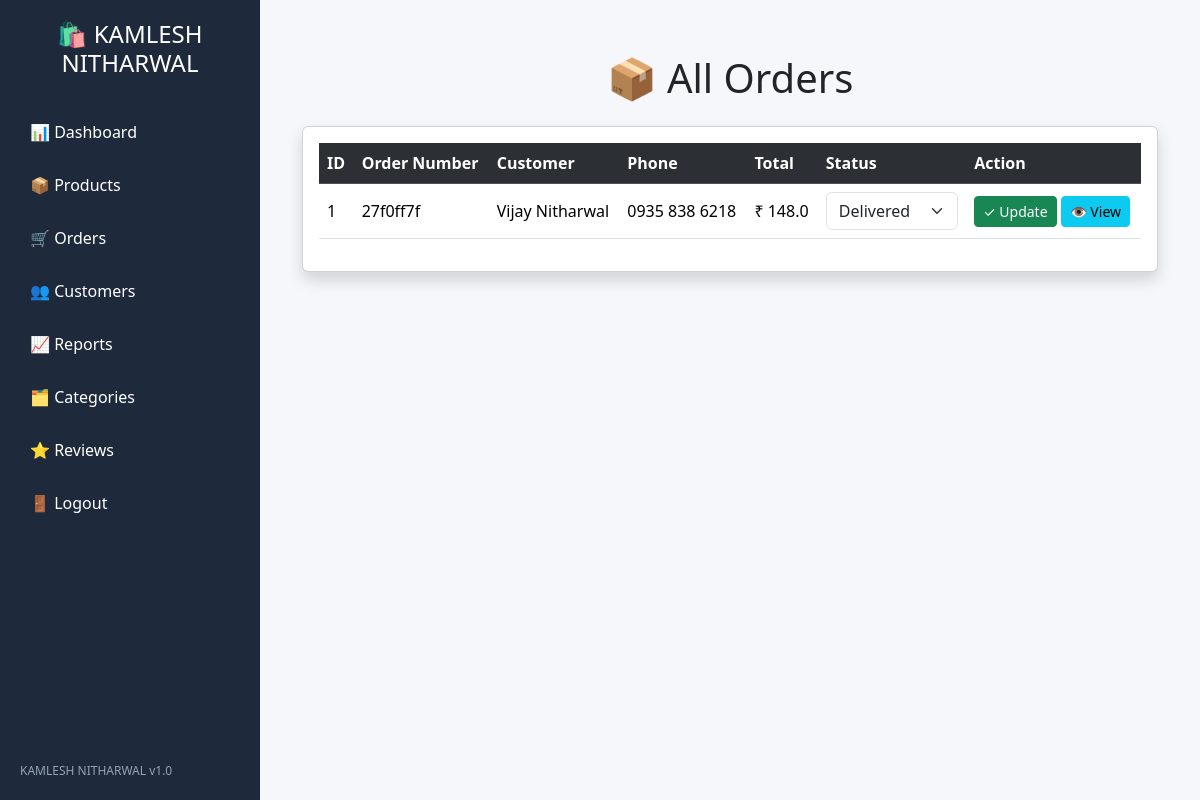
Before: /admin/orders with the older database file.
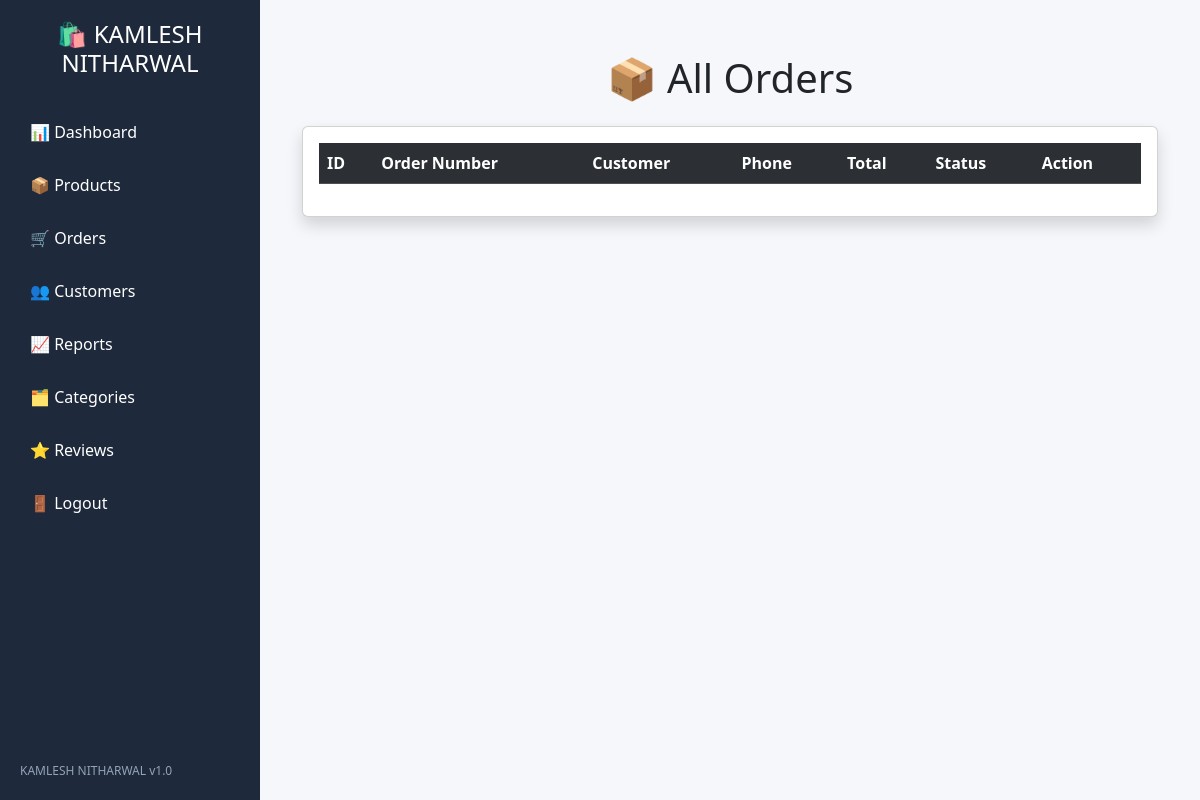
After: the same page with the newer database file.
### models/order.py (models this page shows, shortened)
class Order(db.Model):
    __tablename__ = "orders"
    id = db.Column(db.Integer, primary_key=True)
    customer_id = db.Column(
    db.Integer,
    db.ForeignKey("customers.id"),
    nullable=False
)
    order_number = db.Column(
        db.String(50),
        unique=True,
        nullable=False
    )
    customer_name = db.Column(
        db.String(200),
        nullable=False
    )
    customer_email = db.Column(
        db.String(150)
    )
    customer_phone = db.Column(
        db.String(20),
        nullable=False
    )
    address = db.Column(
        db.Text,
        nullable=False
    )
    city = db.Column(
        db.String(100)
    )
    state = db.Column(
        db.String(100)
    )
    pincode = db.Column(
        db.String(20)
    )
    subtotal = db.Column(
        db.Float,
        nullable=False
    )
    shipping_charge = db.Column(
        db.Float,
        default=0
    )
    grand_total = db.Column(
        db.Float,
        nullable=False
    )
    status = db.Column(db.String(50), default="Pending")
    payment_method = db.Column(
        db.String(50),
        default="COD"
    )
    razorpay_payment_id = db.Column(
    db.String(100)
    )
    razorpay_order_id = db.Column(
    db.String(100)
    )
    payment_status = db.Column(
        db.String(50),
        default="Pending"
    )
    order_status = db.Column(
        db.String(50),
        default="Pending"
    )
    notes = db.Column(
        db.Text
    )
    created_at = db.Column(
        db.DateTime,
        default=datetime.utcnow
    )
    updated_at = db.Column(
        db.DateTime,
        default=datetime.utcnow,
        onupdate=datetime.utcnow
    )
    items = db.relationship(
        "OrderItem",
        back_populates="order",
        cascade="all, delete-orphan",
        lazy=True
    )

### routes/admin_routes.py (the view)
@admin_bp.route("/admin/orders")
def orders():
    orders = Order.query.order_by(Order.id.desc()).all()
    return render_template(
        "admin/orders.html",
        orders=orders
    )

### app.py (called while the page is built)
@app.context_processor
def cart_count():
    cart = session.get("cart", {})
    count = sum(cart.values())
    return dict(cart_count=count)

### templates/admin/orders.html (shortened to what this page needs)
<!DOCTYPE html>
<html>
<head>
    <link href="https://cdn.jsdelivr.net/npm/bootstrap@5.3.3/dist/css/bootstrap.min.css" rel="stylesheet">
    <link rel="stylesheet"
      href="{{ url_for('static', filename='css/admin.css') }}">
</head>
<body>
{% include 'admin/sidebar.html' %}
<div class="main-content">
    <div class="container-fluid mt-4">
<h1 class="mb-4 text-center">
📦 All Orders
</h1>
<div class="card shadow">
<div class="card-body">
<div class="table-responsive">
<table class="table table-hover table-striped align-middle">
    <tr class="table-dark">
        <th>ID</th>
        <th>Order Number</th>
        <th>Customer</th>
        <th>Phone</th>
        <th>Total</th>
        <th>Status</th>
        <th>Action</th>
    </tr>
    {% for order in orders %}
    <tr>
        <td>{{ order.id }}</td>
        <td>{{ order.order_number }}</td>
        <td>{{ order.customer_name }}</td>
        <td>{{ order.customer_phone }}</td>
        <td>₹ {{ order.grand_total }}</td>
        <td>
<form method="POST"
      action="/admin/orders/update-status/{{ order.id }}">
    <select name="order_status"
            class="form-select"
            onchange="this.form.submit()">
        <option value="Delivered"
        {% if order.order_status == "Delivered" %}selected{% endif %}>
        Delivered
        </option>
    </select>
</form>
</td>
        <td>
                <button type="submit"
class="btn btn-success btn-sm">
    ✓ Update
</button>
            <a href="{{ url_for('admin.order_details', order_id=order.id) }}"
class="btn btn-info btn-sm">
    👁 View
</a>
        </td>
    </tr>
    {% endfor %}
</table>
</div>
</div>
</div>
</div>
</body>
</html>

### templates/admin/sidebar.html (shortened to what this page needs)
<div class="sidebar" id="sidebar">
    <h4 class="logo">🛍️ KAMLESH NITHARWAL</h4>
    <a href="{{ url_for('admin.dashboard') }}">📊 Dashboard</a>
    <a href="{{ url_for('admin.products') }}">📦 Products</a>
    <a href="{{ url_for('admin.orders') }}">🛒 Orders</a>
    <a href="{{ url_for('admin.customers') }}">👥 Customers</a>
    <a href="{{ url_for('admin.reports') }}">📈 Reports</a>
    <a href="{{ url_for('admin.categories') }}">🗂 Categories</a>
    <a href="{{ url_for('admin.reviews') }}">⭐ Reviews</a>
    <a href="{{ url_for('admin.logout') }}">🚪 Logout</a>
    <div class="sidebar-footer">
        KAMLESH NITHARWAL v1.0
    </div>
</div>

### static/css/admin.css (style rules this page uses)
body { margin: 0; background: #f5f7fb; }
.sidebar { position: fixed; left:0; top:0; width:260px; height:100vh; background:#1e293b; color: white; padding-top:20px; overflow-y: auto; z-index: 1000; }
.sidebar .logo { color:white; text-align:center; margin-bottom:30px; }
.sidebar a { display:block; color:white; text-decoration:none; padding:12px 20px; }
.main-content { margin-left:260px; padding:30px; }
.sidebar a { display:block; color:white; text-decoration:none; padding:12px 20px; margin:5px 10px; border-radius:8px; transition:0.3s; }
.sidebar-footer { position:absolute; bottom:20px; left:20px; color:#94a3b8; font-size:12px; }

Changed rows visible on the page:
removed Order: id "1", order_number "27f0ff7f", customer_name "Vijay Nitharwal", customer_phone "0935 838 6218", grand_total "148.0", order_status "Delivered"
